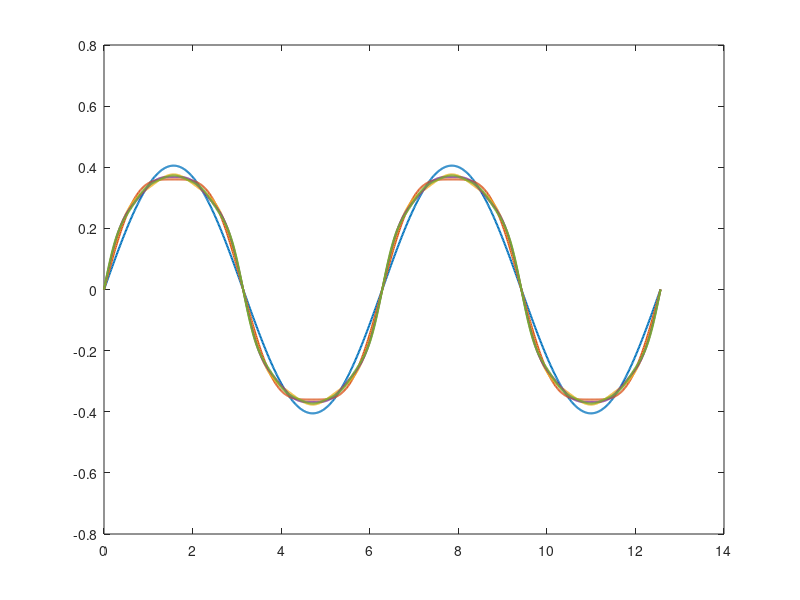
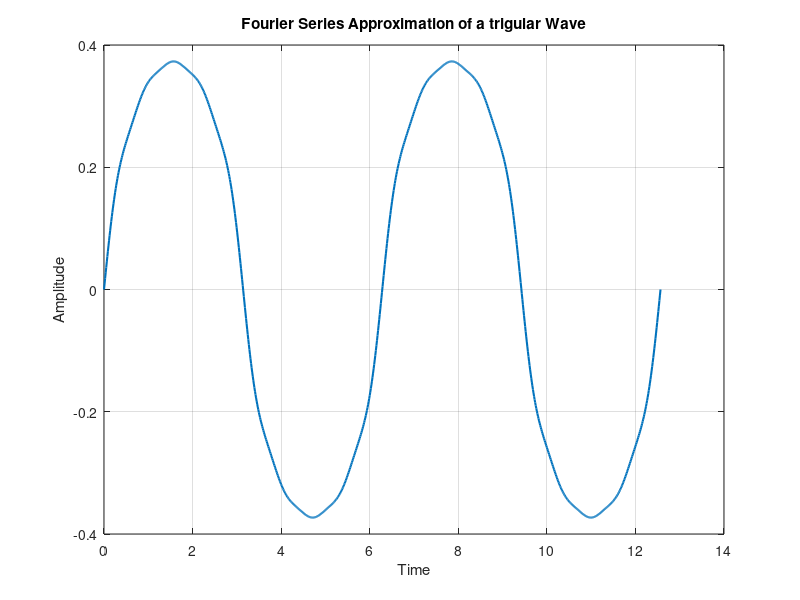

The MATLAB source for these figures, in order:
clc;
clear all;
close all;

T = 2*pi;
omega = 2*pi/T;
t = linspace(0, 4*pi, 1000);
N = 10;
tr_wave = zeros(size(t));
for n=1:N
    if mod(n,2) ==1
        tr_wave = tr_wave + (8/(pi^2)) * (((-1)^(n-1)/2)/(n^2)) *sin(n*omega*t) ;
        plot(t, tr_wave, 'LineWidth', 1.5);
        hold on;
    end
end
figure;
plot(t, tr_wave, 'LineWidth', 1.5);
grid on;
xlabel('Time');
ylabel('Amplitude');
title('Fourier Series Approximation of a trigular Wave');
